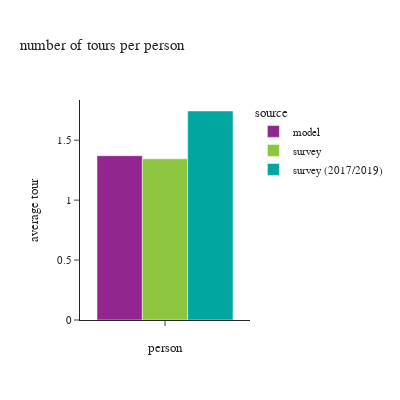

Write notebook code for a chart like this one.
### Code cell
df_plot = df_tour.groupby(['source'])['toexpfac'].sum().reset_index().\
    merge(df_person.groupby(['source'])['psexpfac'].sum().reset_index(), how='left', on=['source'])
df_plot['average tour'] = df_plot['toexpfac']/df_plot['psexpfac']
df_plot['person'] = ''

fig = px.bar(df_plot, x="person", y="average tour", color="source",
             barmode="group",title="number of tours per person")
fig.update_layout(height=400, width=400, font=dict(size=11),
                  xaxis = dict(dtick = 1, categoryorder='category ascending'),
                  yaxis=dict(tickformat=".3"))
fig.show()

### Figure 1 — Plotly figure (JSON) as saved in the notebook; plotly's stock layout.template omitted (floating-point values rounded to 4 significant figures)
{"data": [{"alignmentgroup": "True", "hovertemplate": "source=model<br>person=%{x}<br>average tour=%{y}<extra></extra>", "legendgroup": "model", "marker": {"color": "#91268F", "pattern": {"shape": ""}}, "name": "model", "offsetgroup": "model", "orientation": "v", "showlegend": true, "textposition": "auto", "type": "bar", "x": [""], "xaxis": "x", "y": [1.371], "yaxis": "y"}, {"alignmentgroup": "True", "hovertemplate": "source=survey<br>person=%{x}<br>average tour=%{y}<extra></extra>", "legendgroup": "survey", "marker": {"color": "#8CC63E", "pattern": {"shape": ""}}, "name": "survey", "offsetgroup": "survey", "orientation": "v", "showlegend": true, "textposition": "auto", "type": "bar", "x": [""], "xaxis": "x", "y": [1.345], "yaxis": "y"}, {"alignmentgroup": "True", "hovertemplate": "source=survey (2017/2019)<br>person=%{x}<br>average tour=%{y}<extra></extra>", "legendgroup": "survey (2017/2019)", "marker": {"color": "#00A7A0", "pattern": {"shape": ""}}, "name": "survey (2017/2019)", "offsetgroup": "survey (2017/2019)", "orientation": "v", "showlegend": true, "textposition": "auto", "type": "bar", "x": [""], "xaxis": "x", "y": [1.744], "yaxis": "y"}], "layout": {"barmode": "group", "font": {"size": 11}, "height": 400, "legend": {"title": {"text": "source"}, "tracegroupgap": 0}, "title": {"text": "number of tours per person"}, "width": 400, "xaxis": {"anchor": "y", "categoryorder": "category ascending", "domain": [0, 1], "dtick": 1, "title": {"text": "person"}}, "yaxis": {"anchor": "x", "domain": [0, 1], "tickformat": ".3", "title": {"text": "average tour"}}}}
